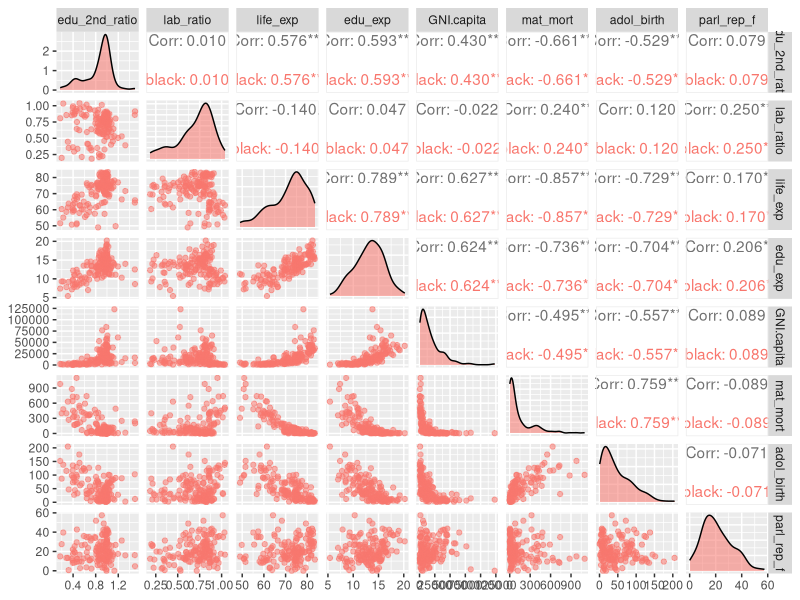
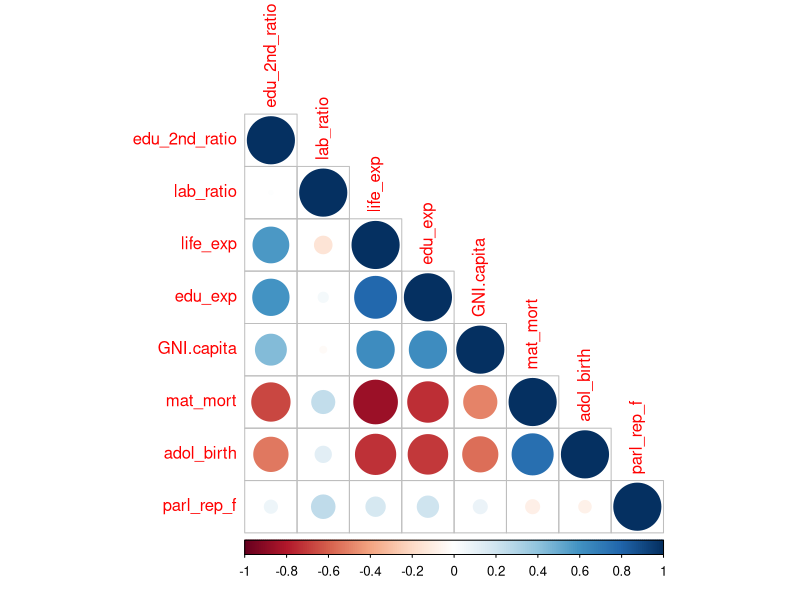
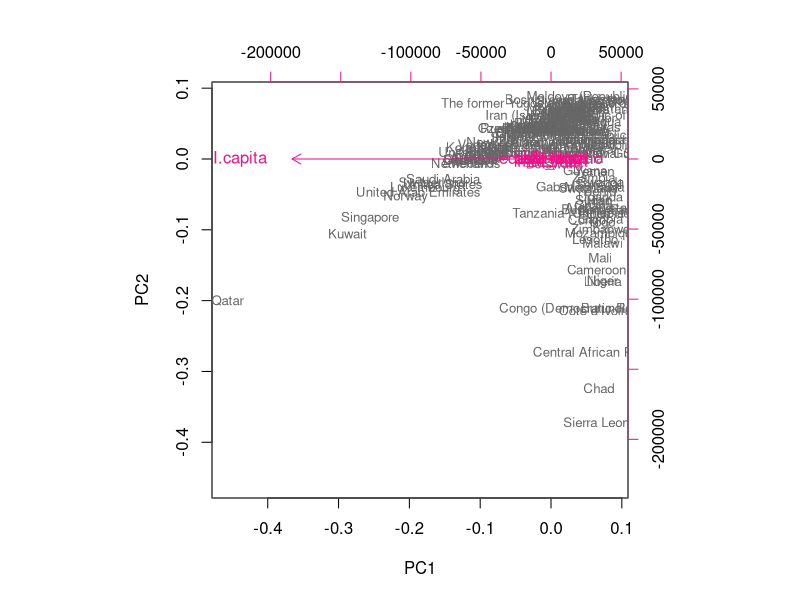
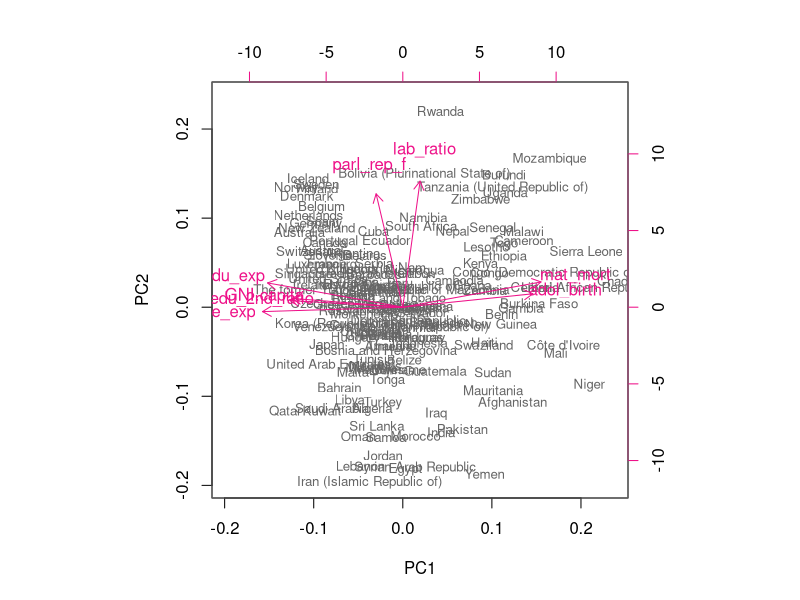

Recreate these plots in R, in order.
## ---- chunk 1
library("tidyverse")
library("ggplot2")
library("dplyr")
library("MASS")
library("corrplot")
library("GGally")


human <- read.table("data/human_.txt")
Palette <- c("#555555", "#009E73", "#56B4E9", "#E69F00", "#F0E442", "#0072B2", "#D55E00", "#CC79A7")
## ---- chunk 2
summary(human)
ggpairs(human, aes(col="black", alpha=0.1))

corrplot(cor(human), type="lower")
## ---- chunk 3
# perform principal component analysis (with the SVD method)
pca_human <- prcomp(human)

# draw a biplot of the principal component representation and the original variables
biplot(pca_human, choices = 1:2, cex = c(0.8, 1), col = c("grey40", "deeppink2"))

## ---- chunk 4

# standardize the variables
human_std <- scale(human)

# print out summaries of the standardized variables
summary(human_std)
# perform principal component analysis (with the SVD method)
pca_human <- prcomp(human_std)

# draw a biplot of the principal component representation and the original variables
biplot(pca_human, choices = 1:2, cex = c(0.8, 1), col = c("grey40", "deeppink2"))

